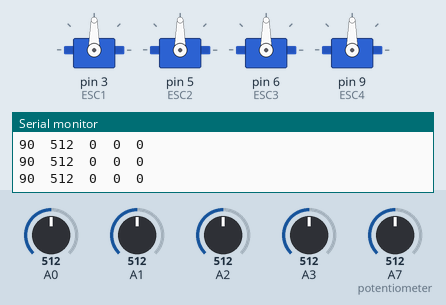
This sketch was run on a simulated Arduino Nano, built with avr-gcc and run on an emulated ATmega328P. On the bench: 4 × servo, the last lines printed to the serial monitor. The inputs (shaded band) are chosen by the test bench; at power-on: A0 = 512, A1 = 512, A2 = 512, A3 = 512, A7 (potentiometer) = 512.

Above: at 1.2 s.
1.3 s: A0 set to 245
4.3 s: A0 set to 220
At 5.7 s:
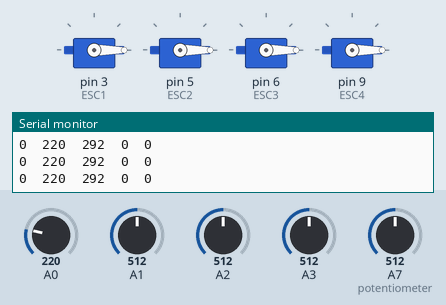
6.1 s: A1 set to 513
9.1 s: A2 set to 513
Timing chart, 0 to 12.1 s (numbered marks = the images above; inputs shaded):
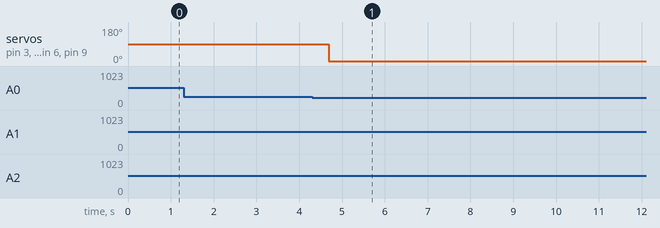

Measured:
- the behaviour switches between 232 and 231 on A0 (found by bisection; images 0 and 1)
- after the input at 4.3 s, servo on pin 3 (ESC1), servo on pin 5 (ESC2), servo on pin 6 (ESC3), servo on pin 9 (ESC4): 90° → 0° after 0.39 s

The sketch:

OldProjects_ESC_tester.ino
```cpp
/*
 * Alpok innen:
        Arduino Brushless Motor Control
     by Dejan, https://howtomechatronics.com
*/

#include <Servo.h>


//Voltage measuring
//const uint16_t CRITICALL_CELL_VOLTAGE_1 = 836; //~ 3,73 V, ha Aref 4,57 !!!!!!!!!!!!!!!!!!!!!!!!!
const uint16_t CRITICALL_CELL_VOLTAGE_PER_DIVIDED_CELL = 232; //~leosztott feszültség, ami megfelel a 3,73 V-nak
const byte CRITICAL_CELL_VOLTAGE_MAX_COUNT = 20;
//ha Aref = 4,57 V !!!!!!!!!!!!!!!!!!!!!!!!!
//végső projektnél majd teszteld, hogy annyi-e (valszeg felkúszik 5-re, akkor excelben ezeket
//ÁT KELL SZÁMOLNI!

bool eStop;
byte eCounter = 0;

Servo ESC1;     // create object to control the ESC
Servo ESC2;
Servo ESC3;
Servo ESC4;

uint16_t potValue;  // value from the analog pin

void setup()
{
  Serial.begin(9600);
   //********************************************************
  //A feszültség méréshez nem kell ide semmi különöset tenni.
  //********************************************************
  // Attach the ESC on pin 9
  ESC1.attach(3,1000,2000); // (pin, min pulse width, max pulse width in microseconds)
  ESC2.attach(5,1000,2000);
  ESC3.attach(6,1000,2000);
  ESC4.attach(9,1000,2000);

  //Mielőtt bármit csinálna kb. 6 másodperc, amíg a motor betölt

  //delay(5);
  //kikommentelve tesztből, hogy ESC-k megjegyezték-e a kalibráltsági állapotukat
  //ESC kalibrálás menete annak aki esetleg nem tudná:
  //bekapcsolás előtt maxra kell állítani a "gáz"-t
  //bekapcsolod
  //vársz kb 2 másodpercet //gyártónként változhat
  // gázt minimumra veszed
  //ESC bekalibrálva
  // lejebb azért van 6,5 másodperc, mert áram ellátás után kell egy kis idő az ESC-nek amíg magához tér

  //*****************Ki kommentelni innentől ************************************

  /*
  ESC1.write(180);
  ESC2.write(180);
  ESC3.write(180);
  ESC4.write(180);
  delay(6500); //hozzáadva 6000 ennyivel faszán tud kalibrálni, csak arra kell figyelni, h
  //**************************** IDÁIG *********************************
  //az arduino a BEC-ről kapjon áramot, ez a szám erre van kiszámolva!
  //CSAK AKKOR MŰKÖDIK, ha az ESC BEC ágáról kap áramot az arduino
  //ha az ESC előbb kap áramot, mint a vezérlő a kalibrálhatóság ment a levesbe
*/

  //Tesztelve 2022 04 08 20:49-kor az ESC-k tényleg nem felejtik el mire vannak kalibrálva
  //3-ból 3 egyszerre pörög fel :)
  //Ez már ne legyen kikommentelve:
  ESC1.write(0);
  ESC2.write(0);
  ESC3.write(0);
  ESC4.write(0);

  //Ha végeztünk a kalibrálással kommenteljük ki a 180-as részeket
  //Aztán töltsük fel újra a kódot!
}

void loop()
{
  if (eCounter > 250)
  {
    eCounter = CRITICAL_CELL_VOLTAGE_MAX_COUNT+1;
  }
  potValue = 0;
  potValue = analogRead(A7);   // reads the value of the potentiometer (value between 0 and 1023)
  potValue = map(potValue, 0, 1023, 0, 180); //max 180  // scale it to use it with the servo library (value between 0 and 180)

  if(eStop) //ha nincs bedugva cellefesz mérő addig kikommentelem
  {
    potValue = 0;
    //Serial.println("eStop");
  }


  Serial.print(potValue); //ln
  Serial.print("\t");

  ESC1.write(potValue);    // Send the signal to the ESC
  ESC2.write(potValue);
  ESC3.write(potValue);
  ESC4.write(potValue);

  //Feszültség mérés, ha kell vészleállítás a következő körben


    //Serialra kiírás
    //Serial.print(F("Voltage: \t"));

    if (analogRead(0)< CRITICALL_CELL_VOLTAGE_PER_DIVIDED_CELL)
    {
      eCounter++;
      //Serial.print("eCounter: ");
      //Serial.println(eCounter);
      if(eCounter> CRITICAL_CELL_VOLTAGE_MAX_COUNT)
      {
        EmergencyStop(0);
      }
    }
    Serial.print(analogRead(0)); //Ha csak az analogRead()-et használod, akkor nem kell kiírni, hogy A0, A1.. elég a: 0,1,...
    Serial.print("\t");

    for (byte i = 0; i<3; i++)
    {
      if (analogRead(i+1) - analogRead(i) < CRITICALL_CELL_VOLTAGE_PER_DIVIDED_CELL && eCounter> CRITICAL_CELL_VOLTAGE_MAX_COUNT)
      {
        eCounter++;
        //Serial.print("eCounter: ");
        //Serial.println(eCounter);
      if(eCounter> CRITICAL_CELL_VOLTAGE_MAX_COUNT)
      {
        EmergencyStop(i+1);
      }
      }
      //Serial.print(analogRead(i+1)); //Ha csak az analogRead()-et használod, akkor nem kell kiírni, hogy A0, A1.. elég a: 0,1,...
      Serial.print(analogRead(i+1)- analogRead(i));
      Serial.print("\t");
    }


    Serial.print("\n\r");
}


//Feszültségméréshez
void EmergencyStop(byte cellNUM) //ezt kiirattam serail monitoron tesztelésnél
{
  eStop = true;
  //Serial.print("Emergency Stop on cell ");
  //Serial.println(cellNUM);
}
```
